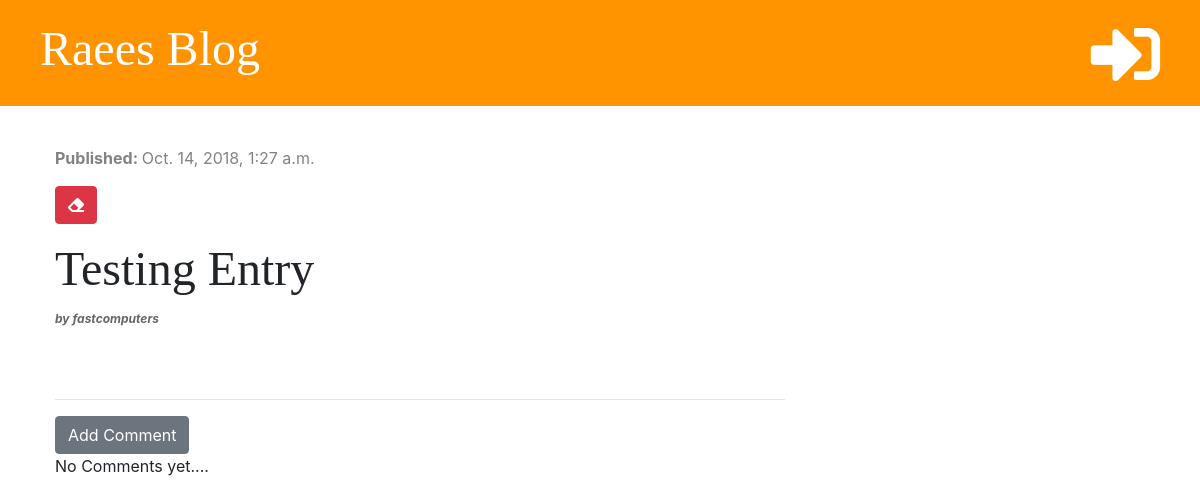
The page /post/13/ on the database its author committed.
### blog/models.py (models this page shows, shortened)
class Post(models.Model):
    author = models.ForeignKey('auth.User', on_delete=models.CASCADE)
    title = models.CharField(max_length=200)
    text = models.TextField()
    created_date = models.DateTimeField(default=timezone.now)
    published_date = models.DateTimeField(blank=True, null=True)

### blog/views.py (the view)
# urls.py: path('post/<int:pk>/', views.post_detail, name='post_detail'),
def post_detail(request, pk):
    post = get_object_or_404(Post, pk=pk)
    stuff_for_frontend = {'post': post}
    return render(request, 'blog/post_detail.html', stuff_for_frontend)

### blog/templatetags/markdownify.py (called while the page is built)
@register.filter
def markdown(value):
    renderer = HighlightRenderer()
    markdown = mistune.Markdown(renderer=renderer)
    return markdown(value)

### blog/templates/blog/post_detail.html (shortened to what this page needs)
{% extends 'blog/base.html' %}
{% load markdownify %}
{% block content %}
    <div class="post">
        {% if post.published_date %}
            <div class="date">
                <p><strong>Published: </strong>{{ post.published_date }}</p>
            </div>
        {% else %}
            <a href="{% url 'post_publish' pk=post.pk %}" class="btn btn-primary">Publish</a>
        {% endif %}
        <a href="{% url 'post_delete' pk=post.pk %}" class="btn btn-danger"
        onclick="return confirm('Are you sure you want to delete this post?')">
        <i class="fas fa-eraser"></i></a>
        <p><h2>{{ post.title }}</h2>  <strong><i style="font-size:12px;color:#666;margin:0 0 10px"> by {{ post.author }}</i></strong></p>
    </div>
    <hr>
    <a href="{% url 'add_comment_to_post' pk=post.pk %}" class="btn btn-secondary">Add Comment</a>
    {% for comment in post.comments.all %}
            {% if user.is_authenticated or comment.approved %}
                <div class="comment">
                    <div class="date">
                        {{ comment.created_date }}
                    </div>
                        {% if not comment.approved and user.is_superuser %}
                            <a href="{% url 'comment_approve' pk=comment.pk %}"> <i class="fas fa-check"></i></a>
                            <a href="{% url 'comment_remove' pk=comment.pk %}"> <i class="fas fa-trash-alt"></i></a>
                        {% endif %}
                    <p><strong>{{ comment.author }}</strong></p>
                    <p>{{ comment.text | markdown | safe | linebreaksbr }}</p>
                </div>
            {% endif %}
        {% empty %}
            <p>No Comments yet....</p>
    {% endfor %}
{% endblock %}

### blog/static/css/blog.css (style rules this page uses)
h1, h2, h3, h4 { font-family: 'Tangerine', 'Inconsolata', 'Droid Sans', serif; font-size: 48px; }
.date { color: #828282; }
.post { margin-bottom: 70px; }

### rows shown on the page
Post: published_date "Oct. 14, 2018, 1:27 a.m.", title "Testing Entry", author "fastcomputers"
